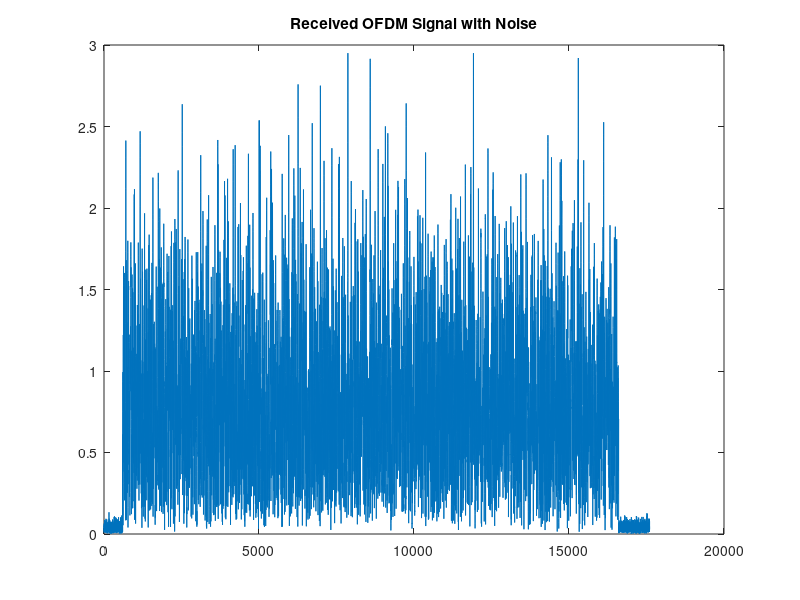
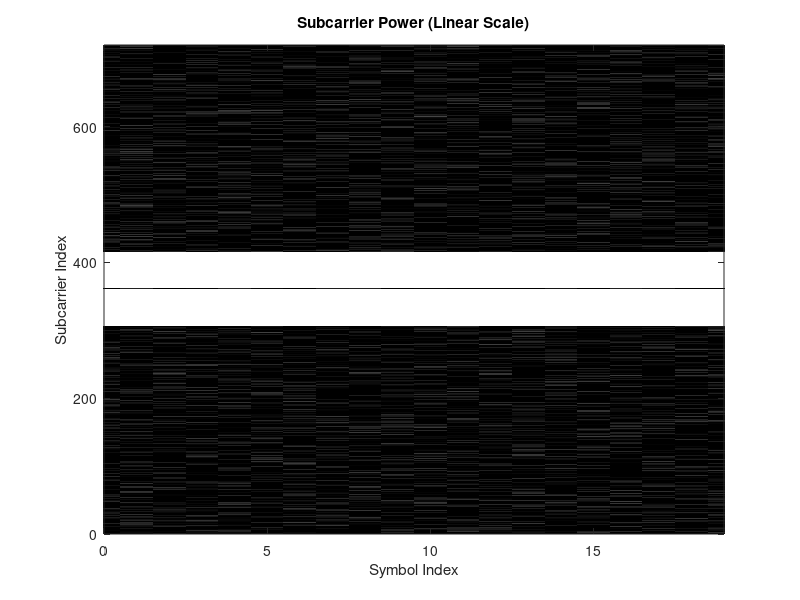

The MATLAB script that drew these images, in order: (Note: this script raises an error after producing the figures.)
clc
clear
close all 
% Parameters
ifft_size = 720;           % FFT size
cp_length = 80;
Ld = ifft_size;
Ls = Ld + cp_length;
num_symbols = 20;
mod_order = 4;             % QPSK
dc_index = ifft_size / 2 + 1;


% active_subcarriers = lower_edge:upper_edge;
% % Explicitly remove DC subcarrier
% active_subcarriers(active_subcarriers == dc_index) = [];
% % Number of active subcarriers
% num_active = length(active_subcarriers);

% Number of active subcarriers
num_active = 109;
half = floor(num_active / 2);
active_subcarriers = (dc_index - half):(dc_index + half);  % symmetrical around DC
active_subcarriers(active_subcarriers == dc_index) = [];   % remove DC


% Generate random QPSK data
bits_per_symbol = log2(mod_order);
total_bits = num_active * num_symbols * bits_per_symbol;
bits = randi([0 1], total_bits, 1);
symbols = reshape(bits, [], bits_per_symbol);
qpsk_data = (2 * symbols(:,1) - 1) + 1j * (2 * symbols(:,2) - 1);
qpsk_data = qpsk_data / sqrt(2);  % Normalized QPSK

% OFDM Signal generation
ofdm_signal = [];
symbol_matrix = zeros(num_symbols, ifft_size);

% ==== Define and Generate a Known QPSK Preamble ====
num_preamble = 1;

% Ensure num_active is consistent with active_subcarriers length
num_active = length(active_subcarriers);  % Derived from subcarrier indices

% Generate QPSK bits for the preamble (2 bits per symbol)
preamble_bits = randi([0 1], num_active * 2, 1);
preamble_symbols = reshape(preamble_bits, [], 2);
preamble_qpsk = (2 * preamble_symbols(:,1) - 1) + 1j * (2 * preamble_symbols(:,2) - 1);
preamble_qpsk = preamble_qpsk / sqrt(2);  % Normalize QPSK power

% Create frequency-domain vector and assign preamble symbols
repeat_freq_data = zeros(ifft_size, 1);
repeat_freq_data(active_subcarriers) = preamble_qpsk;
repeat_freq_data(dc_index) = 0;  % Explicitly null the DC

% ==== Generate remaining random OFDM symbols ====
for i = 1:num_symbols
    freq_data = zeros(ifft_size, 1);

    idx_start = (i - 1) * num_active + 1;
    idx_end = i * num_active;
    this_symbol = qpsk_data(idx_start:idx_end);

    freq_data(active_subcarriers) = this_symbol;  % Map to subcarriers
    freq_data(dc_index) = 0;                      % Explicit DC null

    symbol_matrix(i, :) = freq_data;              % For visualization

    time_data = ifft(ifftshift(freq_data)) * sqrt(ifft_size);  % ✅ correct

    cp = time_data(end - cp_length + 1 : end);
    ofdm_symbol = [cp; time_data];
    ofdm_signal = [ofdm_signal; ofdm_symbol];
end

% Normalize final signal to max amplitude = 3
ofdm_signal = ofdm_signal / sqrt(mean(abs(ofdm_signal).^2));  % Normalize to unit power

% % Padding
% left_pad = 600;
% right_pad = 1000;
% noise_std = 0.01;
% noise_before = noise_std * (randn(left_pad,1) + 1j*randn(left_pad,1));
% noise_after  = noise_std * (randn(right_pad,1) + 1j*randn(right_pad,1));
% % final_signal = [noise_before; ofdm_signal; noise_after];


% Desired in-band SNR control
signal_power = mean(abs(ofdm_signal).^2);
target_snr_db = 25;  % e.g., 20 dB SNR
target_snr_linear = 10^(target_snr_db/10);
noise_power = signal_power / target_snr_linear;

% Add in-band noise
% Set stronger noise level
noise_snr_db = 30;  % Try 5 or 10 dB SNR for visible noise floor
signal_power = mean(abs(ofdm_signal).^2);
noise_power = signal_power / (10^(noise_snr_db/10));

% Add broadband complex Gaussian noise
inband_noise = sqrt(noise_power/2) * (randn(length(ofdm_signal),1) + 1j*randn(length(ofdm_signal),1));
ofdm_signal_noisy = ofdm_signal + inband_noise;

% Add noise padding before and after
left_pad = 600;
right_pad = 1000;
noise_std = sqrt(noise_power);
noise_before = noise_std * (randn(left_pad,1) + 1j*randn(left_pad,1));
noise_after  = noise_std * (randn(right_pad,1) + 1j*randn(right_pad,1));

% Final signal
final_signal = [noise_before; ofdm_signal_noisy; noise_after];


% Save
save('realistic_ofdm_with_guardbands.mat', 'final_signal');

% === Visualization: Subcarrier Power ===
% Remove CP and reshape
X_matrix = reshape(ofdm_signal_noisy, Ls, []).';
X_no_cp = X_matrix(:, cp_length+1:end);
X_fft = fft(X_no_cp, [], 2);
X_fft_shifted = fftshift(X_fft, 2);
power_matrix = abs(X_fft_shifted).^2;

% Reshape OFDM symbols
num_symbols_actual = length(ofdm_signal) / Ls;
X_matrix = reshape(ofdm_signal_noisy, Ls, num_symbols_actual).';

% Remove CP
X_no_cp = X_matrix(:, cp_length+1:end);  % shape: [num_symbols, Ld]

% FFT of each symbol
X_fft = fftshift(fft(X_no_cp, [], 2), 2);  % shape: [num_symbols, Ld]
power_matrix = abs(X_fft).^2;             % shape: [num_symbols, Ld]

% Pad to full subcarrier length (optional)
full_power = zeros(num_symbols_actual, ifft_size);
full_power(:, :) = power_matrix;  % Since Ld = ifft_size

figure(1) 
plot(abs(final_signal));
title('Received OFDM Signal with Noise');

figure(2);
power_db = 10*log10(power_matrix + 1e-12);  % avoid log(0)
imagesc(0:num_symbols-1, 1:ifft_size, power_db.');
colormap(jet);  % better dynamic color range
caxis([max(power_db(:)) - 40, max(power_db(:))]);  % show 40 dB range
axis xy;
colormap(gray);
title('Subcarrier Power (Linear Scale)');
xlabel('Symbol Index');
ylabel('Subcarrier Index');
hold on;
% Active subcarriers
% lower_edge = 320;
% upper_edge = 400;
% yline(upper_edge, 'r--', 'Upper Edge Sugcarrier');
% yline(lower_edge, 'r--', 'Lower Edge Subcarrier');
xlim([0 num_symbols_actual - 1]);
ylim([0 ifft_size]);
legend('Guard Band Limits');

N = length(final_signal);

% Define maximum lag to compute autocorrelation
max_lag = floor(N/2);

% Compute autocorrelation at different lags (shifts)
[Rxx, lags] = xcorr(final_signal, max_lag, 'coeff');

% Consider only positive lags
Rxx_positive = Rxx(lags >= 0);
lags_positive = lags(lags >= 0);

% Plotting Autocorrelation
figure(3);
plot(lags_positive, abs(Rxx_positive));
title('Autocorrelation of the Received Signal');
xlabel('Lag');
ylabel('Autocorrelation Coefficient');

freq_axis = -ifft_size/2 : ifft_size/2 - 1;

avg_power = mean(abs(X_fft_shifted).^2, 1);  % average over symbols


% Plot average PSD
avg_power = mean(power_matrix, 1);
freq_axis = -ifft_size/2 : ifft_size/2 - 1;
figure(4);
plot(freq_axis, avg_power, 'LineWidth', 1.2);
xlabel('Subcarrier Index (centered)');
ylabel('Power');
title('Power Spectrum of OFDM with Noise Floor');
grid on;
